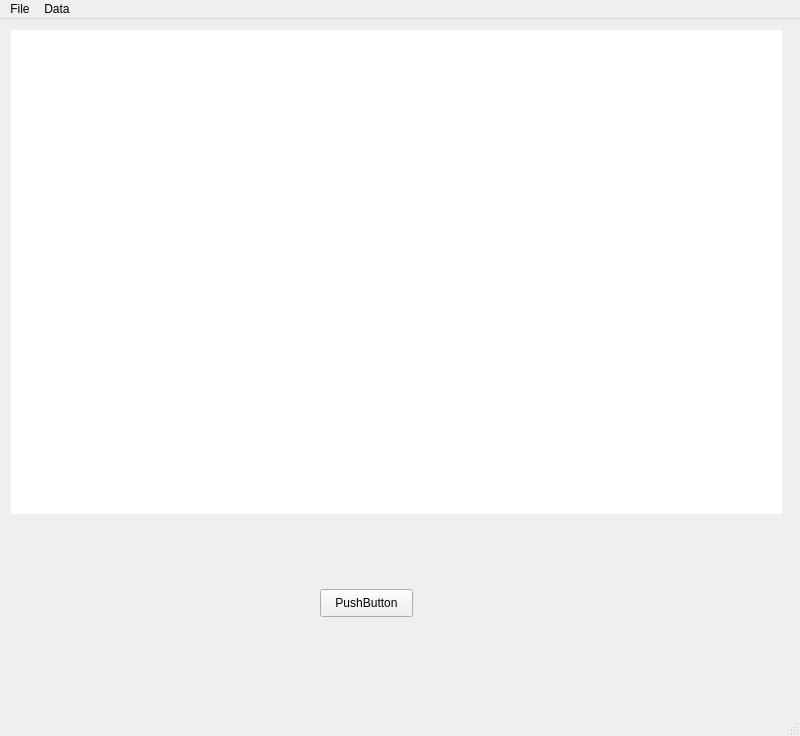
<?xml version="1.0" encoding="UTF-8"?>
<ui version="4.0">
 <class>MainWindow</class>
 <widget class="QMainWindow" name="MainWindow">
  <property name="geometry">
   <rect>
    <x>0</x>
    <y>0</y>
    <width>800</width>
    <height>736</height>
   </rect>
  </property>
  <property name="windowTitle">
   <string>MainWindow</string>
  </property>
  <widget class="QWidget" name="centralWidget">
   <widget class="QWidget" name="plotWidgetHolder" native="true">
    <property name="geometry">
     <rect>
      <x>11</x>
      <y>11</y>
      <width>771</width>
      <height>484</height>
     </rect>
    </property>
    <property name="styleSheet">
     <string notr="true">background-color: rgb(255, 255, 255);</string>
    </property>
   </widget>
   <widget class="QPushButton" name="pushButton">
    <property name="geometry">
     <rect>
      <x>320</x>
      <y>570</y>
      <width>93</width>
      <height>28</height>
     </rect>
    </property>
    <property name="text">
     <string>PushButton</string>
    </property>
   </widget>
  </widget>
  <widget class="QMenuBar" name="menubar">
   <property name="geometry">
    <rect>
     <x>0</x>
     <y>0</y>
     <width>800</width>
     <height>26</height>
    </rect>
   </property>
   <widget class="QMenu" name="menuFile">
    <property name="title">
     <string>File</string>
    </property>
    <addaction name="actionNew"/>
    <addaction name="actionOpen"/>
    <addaction name="separator"/>
    <addaction name="actionExit"/>
   </widget>
   <widget class="QMenu" name="menuData">
    <property name="title">
     <string>Data</string>
    </property>
    <addaction name="actionOpen_Data_Folder"/>
    <addaction name="actionOpen_in_Excel"/>
   </widget>
   <addaction name="menuFile"/>
   <addaction name="menuData"/>
  </widget>
  <widget class="QStatusBar" name="statusbar"/>
  <action name="actionNew">
   <property name="text">
    <string>New</string>
   </property>
  </action>
  <action name="actionOpen">
   <property name="text">
    <string>Open</string>
   </property>
  </action>
  <action name="actionOpen_in_Excel">
   <property name="text">
    <string>Open in Excel</string>
   </property>
  </action>
  <action name="actionOpen_Data_Folder">
   <property name="text">
    <string>Open Data Folder</string>
   </property>
  </action>
  <action name="actionExit">
   <property name="text">
    <string>Exit</string>
   </property>
  </action>
 </widget>
 <resources/>
 <connections/>
</ui>
